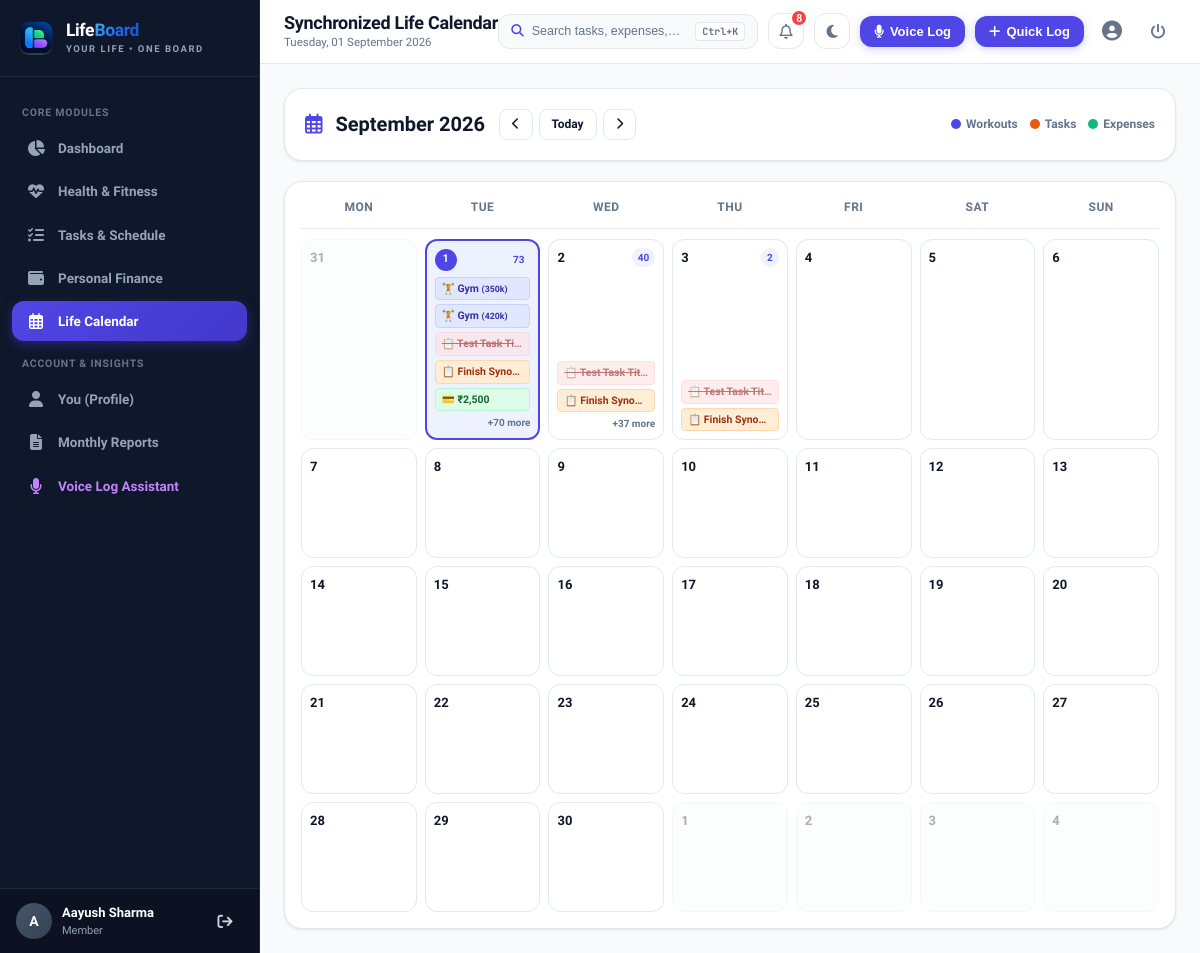
Page /calendar (signed in) on the committed database.
### tables this page shows
CREATE TABLE users (
        user_id INTEGER PRIMARY KEY AUTOINCREMENT,
        name VARCHAR(100) NOT NULL,
        email VARCHAR(150) NOT NULL UNIQUE,
        password_hash VARCHAR(256) NOT NULL,
        role VARCHAR(10) DEFAULT 'user',
        phone VARCHAR(20),
        age INTEGER,
        bio TEXT,
        created_at DATETIME DEFAULT CURRENT_TIMESTAMP
    );

CREATE TABLE workout_log (
        workout_id INTEGER PRIMARY KEY AUTOINCREMENT,
        user_id INTEGER NOT NULL,
        activity_type VARCHAR(50) NOT NULL,
        duration_mins INTEGER NOT NULL CHECK (duration_mins > 0),
        calories INTEGER NOT NULL CHECK (calories > 0),
        notes TEXT,
        log_date DATE NOT NULL,
        created_at DATETIME DEFAULT CURRENT_TIMESTAMP,
        FOREIGN KEY (user_id) REFERENCES users(user_id) ON DELETE CASCADE
    );

CREATE TABLE tasks (
        task_id INTEGER PRIMARY KEY AUTOINCREMENT,
        user_id INTEGER NOT NULL,
        title VARCHAR(100) NOT NULL,
        description TEXT,
        priority VARCHAR(10) NOT NULL CHECK (priority IN ('high', 'medium', 'low')),
        status VARCHAR(15) DEFAULT 'pending' CHECK (status IN ('pending', 'in_progress', 'done')),
        deadline DATETIME NOT NULL,
        completed_at DATETIME,
        created_at DATETIME DEFAULT CURRENT_TIMESTAMP, recurring VARCHAR(20) DEFAULT 'none',
        FOREIGN KEY (user_id) REFERENCES users(user_id) ON DELETE CASCADE
    );

CREATE TABLE expense_log (
        expense_id INTEGER PRIMARY KEY AUTOINCREMENT,
        user_id INTEGER NOT NULL,
        amount REAL NOT NULL CHECK (amount > 0),
        category VARCHAR(50) NOT NULL CHECK (category IN ('Food', 'Transport', 'Health', 'Entertainment', 'Other')),
        description TEXT,
        expense_date DATE NOT NULL,
        created_at DATETIME DEFAULT CURRENT_TIMESTAMP,
        FOREIGN KEY (user_id) REFERENCES users(user_id) ON DELETE CASCADE
    );

### app.py (the view)
@app.route('/calendar')
@login_required
def calendar_view():
    user_id = session['user_id']
    today = date.today()
    try:
        month = int(request.args.get('month', today.month))
        year = int(request.args.get('year', today.year))
    except ValueError:
        month = today.month
        year = today.year
    cal_data = models.get_calendar_events(user_id, month, year)
    return render_template('calendar/index.html',
                           cal_data=cal_data,
                           current_month=today.month,
                           current_year=today.year)

### app.py (called while the page is built)
def login_required(f):
    @wraps(f)
    def decorated_function(*args, **kwargs):
        if 'user_id' not in session:
            flash('Please log in to access this page.', 'warning')
            return redirect(url_for('login', next=request.path))
        return f(*args, **kwargs)
    return decorated_function

@app.after_request
def add_security_headers(response):
    response.headers['Cache-Control'] = 'no-cache, no-store, must-revalidate, max-age=0'
    response.headers['Pragma'] = 'no-cache'
    response.headers['Expires'] = '0'
    return response

@app.context_processor
def inject_global_variables():
    current_user = None
    notifications = []
    if 'user_id' in session:
        current_user = models.get_user_by_id(session['user_id'])
        notifications = models.get_user_notifications(session['user_id'])
    return {
        'current_user': current_user,
        'notifications': notifications,
        'unread_notifications_count': len(notifications),
        'today_date': date.today().strftime('%A, %d %B %Y'),
        'current_year': date.today().year,
        'current_month': date.today().month,
        'now': datetime.now()
    }

### database.py (called while the page is built)
def get_db():
    conn = sqlite3.connect(DB_PATH)
    conn.row_factory = sqlite3.Row
    conn.execute("PRAGMA foreign_keys = ON;")
    return conn

### models.py (called while the page is built)
def get_user_by_id(user_id: int):
    conn = get_db()
    cursor = conn.cursor()
    cursor.execute("SELECT * FROM users WHERE user_id = ?", (user_id,))
    user = cursor.fetchone()
    conn.close()
    return user

### templates/calendar/index.html (shortened to what this page needs)
{% extends "base.html" %}
{% block page_title %}Synchronized Life Calendar{% endblock %}
{% block content %}
<div class="card" style="margin-bottom: 20px;">
  <div style="display: flex; justify-content: space-between; align-items: center; flex-wrap: wrap; gap: 14px;">
    <div style="display: flex; align-items: center; gap: 14px;">
      <h2 style="font-size: 20px; font-weight: 800; color: var(--text-main);">
        <i class="fa-regular fa-calendar-days" style="color: var(--primary); margin-right: 8px;"></i>
        {{ cal_data.month_name }}
      </h2>
      <div style="display: flex; gap: 6px;">
        {% set prev_month = cal_data.month - 1 if cal_data.month > 1 else 12 %}
        {% set prev_year = cal_data.year if cal_data.month > 1 else cal_data.year - 1 %}
        {% set next_month = cal_data.month + 1 if cal_data.month < 12 else 1 %}
        {% set next_year = cal_data.year if cal_data.month < 12 else cal_data.year + 1 %}
        <a href="{{ url_for('calendar_view', month=prev_month, year=prev_year) }}" class="btn btn-secondary btn-sm" title="Previous Month">
          <i class="fa-solid fa-chevron-left"></i>
        </a>
        <a href="{{ url_for('calendar_view', month=current_month, year=current_year) }}" class="btn btn-secondary btn-sm">
          Today
        </a>
        <a href="{{ url_for('calendar_view', month=next_month, year=next_year) }}" class="btn btn-secondary btn-sm" title="Next Month">
          <i class="fa-solid fa-chevron-right"></i>
        </a>
      </div>
    </div>
    <div style="display: flex; gap: 12px; font-size: 12px; align-items: center; flex-wrap: wrap;">
      <span style="display: inline-flex; align-items: center; gap: 5px;">
        <span style="width: 10px; height: 10px; border-radius: 50%; background: #4f46e5;"></span>
        <strong style="color: var(--text-muted);">Workouts</strong>
      </span>
      <span style="display: inline-flex; align-items: center; gap: 5px;">
        <span style="width: 10px; height: 10px; border-radius: 50%; background: #ea580c;"></span>
        <strong style="color: var(--text-muted);">Tasks</strong>
      </span>
      <span style="display: inline-flex; align-items: center; gap: 5px;">
        <span style="width: 10px; height: 10px; border-radius: 50%; background: #10b981;"></span>
        <strong style="color: var(--text-muted);">Expenses</strong>
      </span>
    </div>
  </div>
</div>
<div class="card" style="padding: 16px;">
  <div class="calendar-grid-header">
    <div>Mon</div>
    <div>Tue</div>
    <div>Wed</div>
    <div>Thu</div>
    <div>Fri</div>
    <div>Sat</div>
    <div>Sun</div>
  </div>
  <div class="calendar-matrix">
    {% for week in cal_data.calendar_matrix %}
      {% for day in week %}
        {% set day_str = day.strftime('%Y-%m-%d') %}
        {% set is_current_month = (day.month == cal_data.month) %}
        {% set is_today = (day_str == now.strftime('%Y-%m-%d')) %}
        {% set day_events = cal_data.events_by_day.get(day_str, {'workouts': [], 'tasks': [], 'expenses': []}) %}
        {% set total_events_count = (day_events.workouts | length) + (day_events.tasks | length) + (day_events.expenses | length) %}
        <div class="calendar-day-cell {% if not is_current_month %}other-month{% endif %} {% if is_today %}is-today{% endif %}" onclick="openDayInspector('{{ day_str }}', '{{ day.strftime('%A, %d %B %Y') }}')">
          <div class="cal-day-header">
            <span class="cal-day-num {% if is_today %}today-badge{% endif %}">{{ day.day }}</span>
            {% if total_events_count > 0 %}
              <span class="cal-badge-count">{{ total_events_count }}</span>
            {% endif %}
          </div>
          <div class="cal-events-list">
            {% for w in day_events.workouts[:2] %}
              <div class="cal-pill workout" title="{{ w.activity_type }} ({{ w.duration_mins }}m, {{ w.calories }} kcal)">
                🏋️ {{ w.activity_type }} <small>({{ w.calories }}k)</small>
              </div>
            {% endfor %}
            {% for t in day_events.tasks[:2] %}
              <div class="cal-pill task priority-{{ t.priority }} {% if t.status == 'done' %}done{% endif %}" title="{{ t.title }}">
                📋 {{ t.title | truncate(16) }}
              </div>
            {% endfor %}
            {% for e in day_events.expenses[:1] %}
              <div class="cal-pill expense" title="{{ e.category }}: ₹{{ e.amount }}">
                💳 ₹{{ "{:,.0f}".format(e.amount) }}
              </div>
            {% endfor %}
            {% if total_events_count > 3 %}
              <div style="font-size: 10px; color: var(--text-muted); text-align: right; font-weight: 600;">+{{ total_events_count - 3 }} more</div>
            {% endif %}
          </div>
        </div>
      {% endfor %}
    {% endfor %}
  </div>
</div>
{% endblock %}

### templates/base.html (shortened to what this page needs)
<!DOCTYPE html>
<html lang="en">
<head>
  <link rel="stylesheet" href="https://cdnjs.cloudflare.com/ajax/libs/font-awesome/6.5.1/css/all.min.css">
  <link rel="stylesheet" href="{{ url_for('static', filename='css/style.css') }}">
  <link rel="stylesheet" href="{{ url_for('static', filename='css/responsive.css') }}">
</head>
<body>
  <div class="app-container">
    {% if session.get('user_id') %}
    <aside class="sidebar" id="sidebar">
      <div class="sidebar-header">
        <a href="{{ url_for('dashboard') }}" style="display: flex; align-items: center; gap: 12px; text-decoration: none; color: inherit; flex: 1; min-width: 0;" title="LifeBoard Dashboard">
          <img src="{{ url_for('static', filename='img/logo-icon.png') }}" alt="LifeBoard" style="width: 36px; height: 36px; border-radius: 9px; object-fit: contain; flex-shrink: 0;">
          <div style="flex: 1; min-width: 0;">
            <div class="brand-name"><span class="brand-text-life">Life</span><span class="brand-text-board">Board</span></div>
            <div class="brand-sub">YOUR LIFE &bull; ONE BOARD</div>
          </div>
        </a>
      </div>
      <div class="sidebar-nav">
        <div class="nav-section-title">Core Modules</div>
        <a href="{{ url_for('dashboard') }}" class="nav-item {% if request.path == '/dashboard' %}active{% endif %}">
          <i class="fa-solid fa-chart-pie"></i>
          <span>Dashboard</span>
        </a>
        <a href="{{ url_for('health') }}" class="nav-item {% if request.path.startswith('/health') %}active{% endif %}">
          <i class="fa-solid fa-heart-pulse"></i>
          <span>Health & Fitness</span>
        </a>
        <a href="{{ url_for('tasks') }}" class="nav-item {% if request.path.startswith('/tasks') %}active{% endif %}">
          <i class="fa-solid fa-list-check"></i>
          <span>Tasks & Schedule</span>
        </a>
        <a href="{{ url_for('finance') }}" class="nav-item {% if request.path.startswith('/finance') %}active{% endif %}">
          <i class="fa-solid fa-wallet"></i>
          <span>Personal Finance</span>
        </a>
        <a href="{{ url_for('calendar_view') }}" class="nav-item {% if request.path.startswith('/calendar') %}active{% endif %}">
          <i class="fa-regular fa-calendar-days"></i>
          <span>Life Calendar</span>
        </a>
        <div class="nav-section-title">Account & Insights</div>
        <a href="{{ url_for('profile') }}" class="nav-item {% if request.path == '/profile' %}active{% endif %}">
          <i class="fa-solid fa-user"></i>
          <span>You (Profile)</span>
        </a>
        <a href="{{ url_for('reports') }}" class="nav-item {% if request.path == '/reports' %}active{% endif %}">
          <i class="fa-solid fa-file-lines"></i>
          <span>Monthly Reports</span>
        </a>
        <a href="javascript:void(0)" onclick="startVoiceAssistant()" class="nav-item" style="color: #c084fc;" title="Voice Command Assistant (V)">
          <i class="fa-solid fa-microphone" style="color: #c084fc;"></i>
          <span>Voice Log Assistant</span>
        </a>
      </div>
      <div class="sidebar-footer">
        <div class="user-snippet">
          <div class="user-avatar">
            {{ session.get('name', 'U')[:1] | upper }}
          </div>
          <div class="user-info">
            <div class="user-name">{{ session.get('name', 'User') }}</div>
            <div class="user-role">
              {% if session.get('role') == 'admin' %}
                <span style="color: #f87171; font-weight: 700;">Administrator</span>
              {% else %}
                <span>Member</span>
              {% endif %}
            </div>
          </div>
          <a href="{{ url_for('logout') }}" class="btn-icon" title="Logout" style="color: #cbd5e1;">
            <i class="fa-solid fa-arrow-right-from-bracket"></i>
          </a>
        </div>
      </div>
    </aside>
    {% endif %}
    <div class="main-wrapper" style="{% if not session.get('user_id') %}margin-left: 0;{% endif %}">
      {% if session.get('user_id') %}
      <header class="top-header">
        <div class="header-left">
          <div class="page-title-group">
            <h1>{% block page_title %}Dashboard{% endblock %}</h1>
            <div class="page-subtitle">{{ today_date }}</div>
          </div>
        </div>
        <div class="header-right">
          <button class="spotlight-search-trigger" onclick="openCommandPalette()" title="Spotlight Omnisearch (Ctrl+K)">
            <div class="spotlight-search-left">
              <i class="fa-solid fa-magnifying-glass" style="color: var(--primary);"></i>
              <span class="spotlight-search-text">Search tasks, expenses, workouts...</span>
            </div>
            <span class="cmd-kbd">Ctrl+K</span>
          </button>
          <div style="position: relative;">
            <button class="theme-toggle-btn" id="notificationBtn" onclick="toggleNotificationDropdown()" title="Notifications">
              <i class="fa-regular fa-bell"></i>
              {% if unread_notifications_count > 0 %}
                <span class="notification-badge" id="notifBellBadge">{{ unread_notifications_count }}</span>
              {% endif %}
            </button>
          </div>
          <button class="theme-toggle-btn" onclick="toggleTheme()" title="Toggle Dark/Light Mode" aria-label="Toggle Theme">
            <i class="fa-solid fa-moon theme-toggle-icon" id="themeToggleIcon"></i>
          </button>
          <button class="btn-voice-header desktop-only-btn" onclick="startVoiceAssistant()" title="Voice AI Assistant (Press 'V')">
            <i class="fa-solid fa-microphone"></i>
            <span>Voice Log</span>
          </button>
          <button class="btn-quick-add" onclick="openModal('quickActionModal')" title="Quick Create Action">
            <i class="fa-solid fa-plus"></i>
            <span>Quick Log</span>
          </button>
          <a href="{{ url_for('profile') }}" class="btn-icon desktop-only-btn" title="My Profile (You)">
            <i class="fa-solid fa-circle-user" style="font-size: 20px;"></i>
          </a>
          <a href="{{ url_for('logout') }}" class="btn-icon danger desktop-only-btn" title="Sign out">
            <i class="fa-solid fa-power-off"></i>
          </a>
        </div>
      </header>
      {% endif %}
      <main class="page-content">
        {% block content %}{% endblock %}
      </main>
    </div>
  </div>
</body>
</html>

### rows in the picture
users: get "Aayush Sharma"
workout_log: activity_type "Gym", calories "350"
workout_log: activity_type "Gym", calories "420"
tasks: title "Test Task Ti…"
tasks: title "Finish Syno…"
expense_log: amount "2,500"
tasks: title "Test Task Title"
tasks: title "Finish Syno…"
tasks: title "Test Task Title"
tasks: title "Finish Syno…"

### other values in the picture
{{ session.get('name', 'U')[:1] | upper }} "A"
{{ unread_notifications_count }} "8"
{{ cal_data.month_name }} "September 2026"
{{ day.day }} "31" "1" "2" "3" "4" "5" "6" "7" "8" "9" "10" "11" "12" "13" "14" "15" "16" "17" "18" "19" "20" "21" "22" "23" "24" "25" "26" "27" "28" "29" "30" "1" "2" "3" "4"
{{ total_events_count }} "73" "40" "2"
{{ total_events_count - 3 }} "70" "37"
